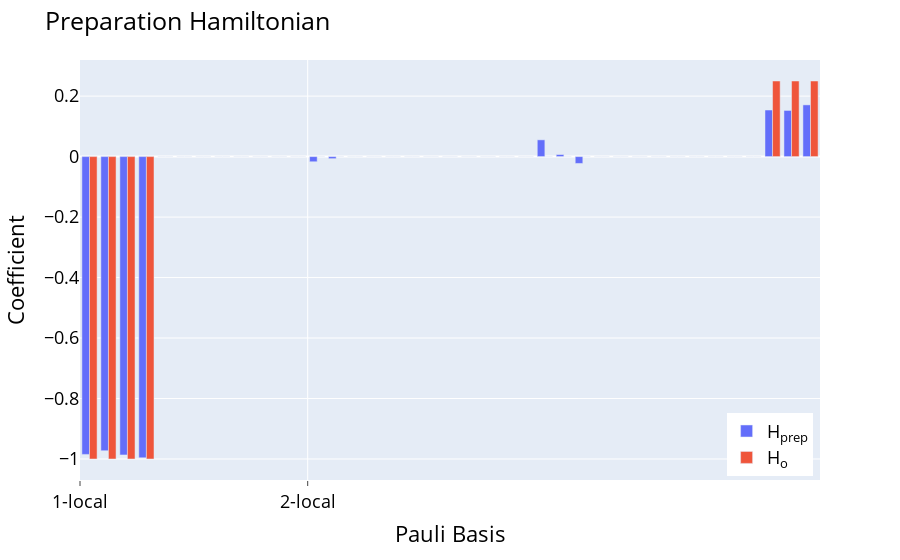

The code cell stored with this chart in its notebook:
### Code cell
results = get_results("../saved_simulations/turbo/allcontrols4ising")
fig = preparation(results[0],-1)
fig.update_layout(legend={"yanchor":"bottom","y":0.01,"xanchor":"right","x":0.99})
fig.show()
print(results[0].betas)

### Figure 1 — Plotly figure (JSON) as saved in the notebook; plotly's stock layout.template omitted (floating-point values rounded to 4 significant figures)
{"data": [{"alignmentgroup": "True", "hovertemplate": "<b>%{hovertext}</b><br><br>variable=H<sub>prep<br>Pauli Basis=%{x}<br>value=%{y}<extra></extra>", "hovertext": ["XIII", "IXII", "IIXI", "IIIX", "YIII", "IYII", "IIYI", "IIIY", "ZIII", "IZII", "IIZI", "IIIZ", "XXII", "IXXI", "IIXX", "XYII", "IXYI", "IIXY", "XZII", "IXZI", "IIXZ", "YXII", "IYXI", "IIYX", "YYII", "IYYI", "IIYY", "YZII", "IYZI", "IIYZ", "ZXII", "IZXI", "IIZX", "ZYII", "IZYI", "IIZY", "ZZII", "IZZI", "IIZZ"], "legendgroup": "H<sub>prep", "marker": {"color": "#636efa", "pattern": {"shape": ""}}, "name": "H<sub>prep", "offsetgroup": "H<sub>prep", "orientation": "v", "showlegend": true, "textposition": "auto", "type": "bar", "x": [0, 1, 2, 3, 4, 5, 6, 7, 8, 9, 10, 11, 12, 13, 14, 15, 16, 17, 18, 19, 20, 21, 22, 23, 24, 25, 26, 27, 28, 29, 30, 31, 32, 33, 34, 35, 36, 37, 38], "xaxis": "x", "y": [-0.9848, -0.9727, -0.9866, -0.996, 0, 0, 0, 0, 2.22e-16, 1.665e-16, 1.776e-15, 2.22e-16, -0.01703, -0.006843, -5.477e-05, 0, 0, 0, 5.204e-16, 4.441e-16, 3.608e-16, 0, 0, 0, 0.05542, 0.00683, -0.02269, 0, 0, 0, 1.027e-15, 4.441e-16, -8.327e-16, 0, 0, 0, 0.154, 0.1527, 0.171], "yaxis": "y"}, {"alignmentgroup": "True", "hovertemplate": "<b>%{hovertext}</b><br><br>variable=H<sub>o<br>Pauli Basis=%{x}<br>value=%{y}<extra></extra>", "hovertext": ["XIII", "IXII", "IIXI", "IIIX", "YIII", "IYII", "IIYI", "IIIY", "ZIII", "IZII", "IIZI", "IIIZ", "XXII", "IXXI", "IIXX", "XYII", "IXYI", "IIXY", "XZII", "IXZI", "IIXZ", "YXII", "IYXI", "IIYX", "YYII", "IYYI", "IIYY", "YZII", "IYZI", "IIYZ", "ZXII", "IZXI", "IIZX", "ZYII", "IZYI", "IIZY", "ZZII", "IZZI", "IIZZ"], "legendgroup": "H<sub>o", "marker": {"color": "#EF553B", "pattern": {"shape": ""}}, "name": "H<sub>o", "offsetgroup": "H<sub>o", "orientation": "v", "showlegend": true, "textposition": "auto", "type": "bar", "x": [0, 1, 2, 3, 4, 5, 6, 7, 8, 9, 10, 11, 12, 13, 14, 15, 16, 17, 18, 19, 20, 21, 22, 23, 24, 25, 26, 27, 28, 29, 30, 31, 32, 33, 34, 35, 36, 37, 38], "xaxis": "x", "y": [-1, -1, -1, -1, 0, 0, 0, 0, 0, 0, 0, 0, 0, 0, 0, 0, 0, 0, 0, 0, 0, 0, 0, 0, 0, 0, 0, 0, 0, 0, 0, 0, 0, 0, 0, 0, 0.25, 0.25, 0.25], "yaxis": "y"}], "layout": {"barmode": "group", "font": {"color": "black", "size": 18}, "legend": {"title": {"text": ""}, "tracegroupgap": 0, "x": 0.99, "xanchor": "right", "y": 0.01, "yanchor": "bottom"}, "margin": {"t": 60}, "title": {"text": "Preparation Hamiltonian"}, "xaxis": {"anchor": "y", "domain": [0, 1], "showgrid": true, "ticklen": 5, "ticks": "outside", "ticktext": ["1-local", "2-local"], "tickvals": [-0.5, 11.5], "title": {"text": "Pauli Basis"}}, "yaxis": {"anchor": "x", "domain": [0, 1], "title": {"text": "Coefficient"}}}}
